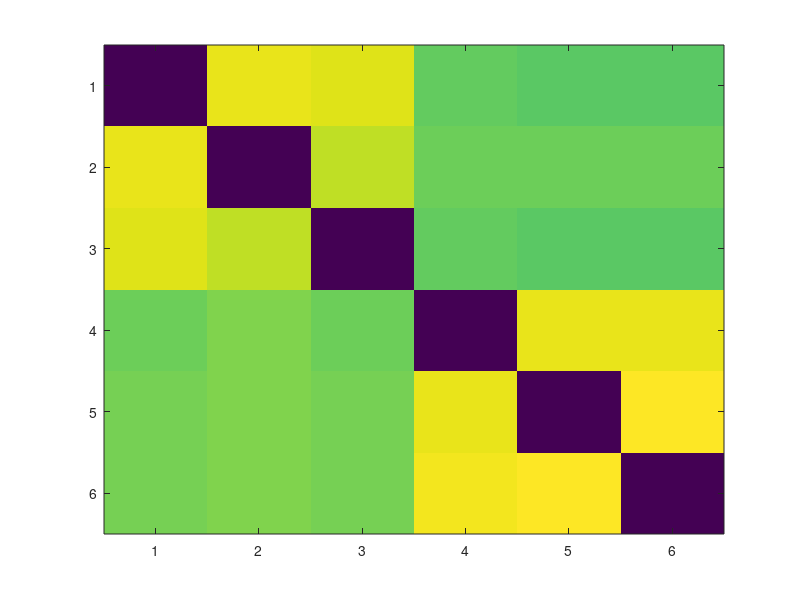

MATLAB code for this plot: (Note: this script raises an error after producing the figure.)
% load('colorData.mat')
load("MCM_index.mat")
ENSO_MCM_data=index

Station_MCM_data = [
    0.0,        0.94948033, 0.93202917, 0.74246392, 0.73529798, 0.73197989;
    0.94959851, 0.0,        0.8838911,  0.76357956, 0.76277527, 0.76001821;
    0.9317788,  0.88464994, 0.0,        0.74128303, 0.73502287, 0.72934859;
    0.76408609, 0.7860325,  0.76387727, 0.0,        0.94266522, 0.95189464;
    0.77355494, 0.79939409, 0.77747986, 0.94505578, 0.0,        0.98579498;
    0.77145185, 0.79649908, 0.77240631, 0.95564106, 0.98608219, 0.0
];
data=Station_MCM_data

% load('station.mat')
% 创建热力图
imagesc(data);
colormap(othercolor('Greens6')); % 设置颜色图
colorbar;
h = colorbar;            % 创建或获取 colorbar 句柄
h.FontSize = 15;         % 设置字体大小（可根据需要调整）
h.FontWeight = 'bold';   % 设置字体加粗

% 隐藏 x 轴和 y 轴刻度
set(gca, 'XTick', []);
set(gca, 'YTick', []);

